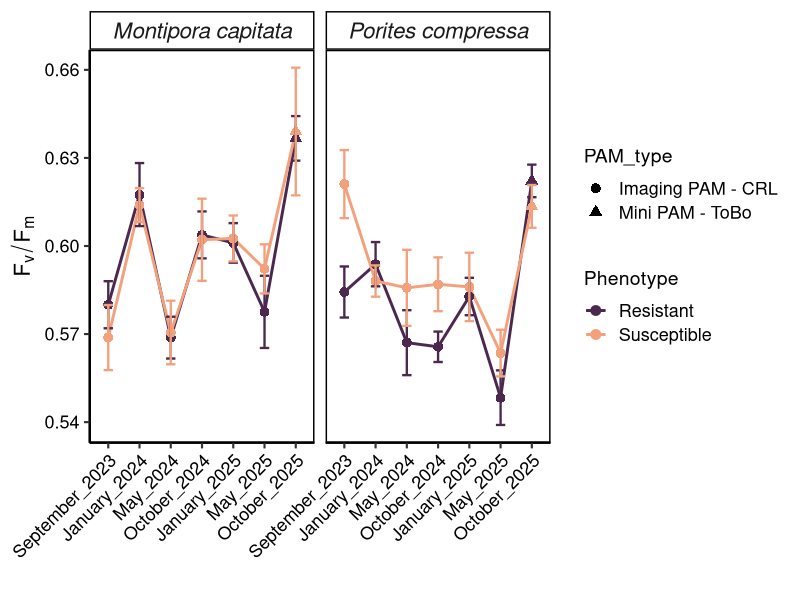

The R script that drew this image: (Note: this script raises an error after producing the figure.)
## ---- chunk 1
knitr::opts_chunk$set(echo = TRUE)

library(tidyverse)
library(nlme)
library(car)
library(emmeans)
library(lme4)
## ---- chunk 2
pam <- read_csv("../data/Master_datasheet_pam.csv")
## ---- chunk 3
pam_summary <- pam %>%
  group_by(Date, Phenotype, Species, PAM_type) %>%
  summarise(
    mean_FvFm = mean(Fv_Fm, na.rm = TRUE),
    sd_FvFm = sd(Fv_Fm, na.rm = TRUE),
    sem_FvFm = sd(Fv_Fm, na.rm = TRUE) / sqrt(sum(!is.na(Fv_Fm))),
    .groups = "drop"
  )
## ---- chunk 4
# Set levels 
pam_summary$Date <- factor(pam_summary$Date, levels = c("September_2023", "January_2024", "May_2024", "October_2024", "January_2025", "May_2025", "October_2025"))

# Set spp names 
species_labels <- c("Mcap" = "Montipora capitata", "Pcomp" = "Porites compressa")

ggplot(pam_summary, aes(x = Date, y = mean_FvFm, color = Phenotype, group = Phenotype, shape = PAM_type)) +
  geom_line(linewidth = 1) +
  geom_point(size = 3) +
  geom_errorbar(aes(ymin = mean_FvFm - sem_FvFm, ymax = mean_FvFm + sem_FvFm, color = Phenotype),
                width = 0.3, linewidth = 0.8) +  # color matches points/lines
  facet_wrap(~ Species, 
             labeller = labeller(Species = species_labels)) +
  scale_color_manual(
    values = c("Resistant" = "#4b294fff", "Susceptible" = "#f3a17dff")
  ) +
  theme_classic(base_size = 16) +  # bigger base size
  labs(
    x = "",
    y = expression(F[v]/F[m]),
    color = "Phenotype"
  ) +
theme(
    panel.border = element_rect(color = "black", fill = NA, linewidth = 1),
    strip.background = element_rect(fill = "white", color = "black", linewidth = 1),
    strip.text = element_text(face = "italic", size = 16),
    #legend.position = c(0.85, 0.83),  # adjust x, y for placement
    legend.position = "right",
    legend.background = element_rect(fill = alpha("white", 0.7), color = NA),
    legend.key = element_blank(),    
    legend.title = element_text(size = 14),
    legend.text = element_text(size = 13),
    axis.text.x = element_text(angle = 45, hjust = 1, vjust = 1, size = 13, color = "black"),
    axis.text.y = element_text(size = 13, color = "black"),
    axis.title.y = element_text(size = 16)
  )

## save 
## ---- chunk 5
hist(pam_long$Fv_Fm)

# Q-Q Plot
qqnorm(pam_long$Fv_Fm)
qqline(pam_long$Fv_Fm, col = "red")

# Shapiro-Wilk Test
shapiro.test(pam_long$Fv_Fm)
## ---- chunk 6
mod_pam <- lmer(Fv_Fm ~ Species * Phenotype * Date + (1 | Colony_ID),
                 data = pam_long,
                 REML = FALSE)
car::Anova(mod_pam, type = 3)
em_date <- emmeans(mod_pam, pairwise ~ Date, adjust = "tukey")
summary(em_date)
